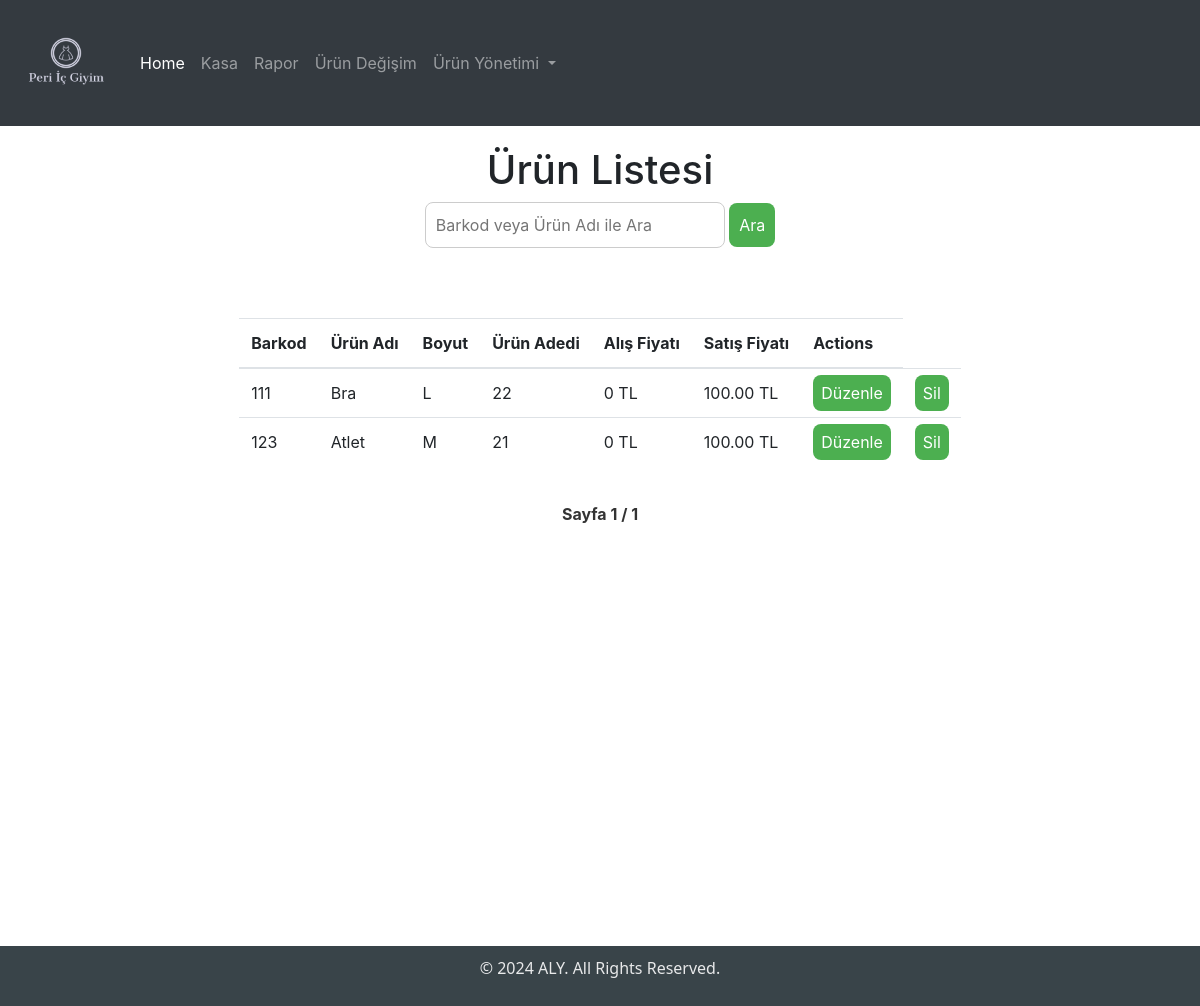
The page /urun-listesi/ (signed in) on the database as committed earlier.
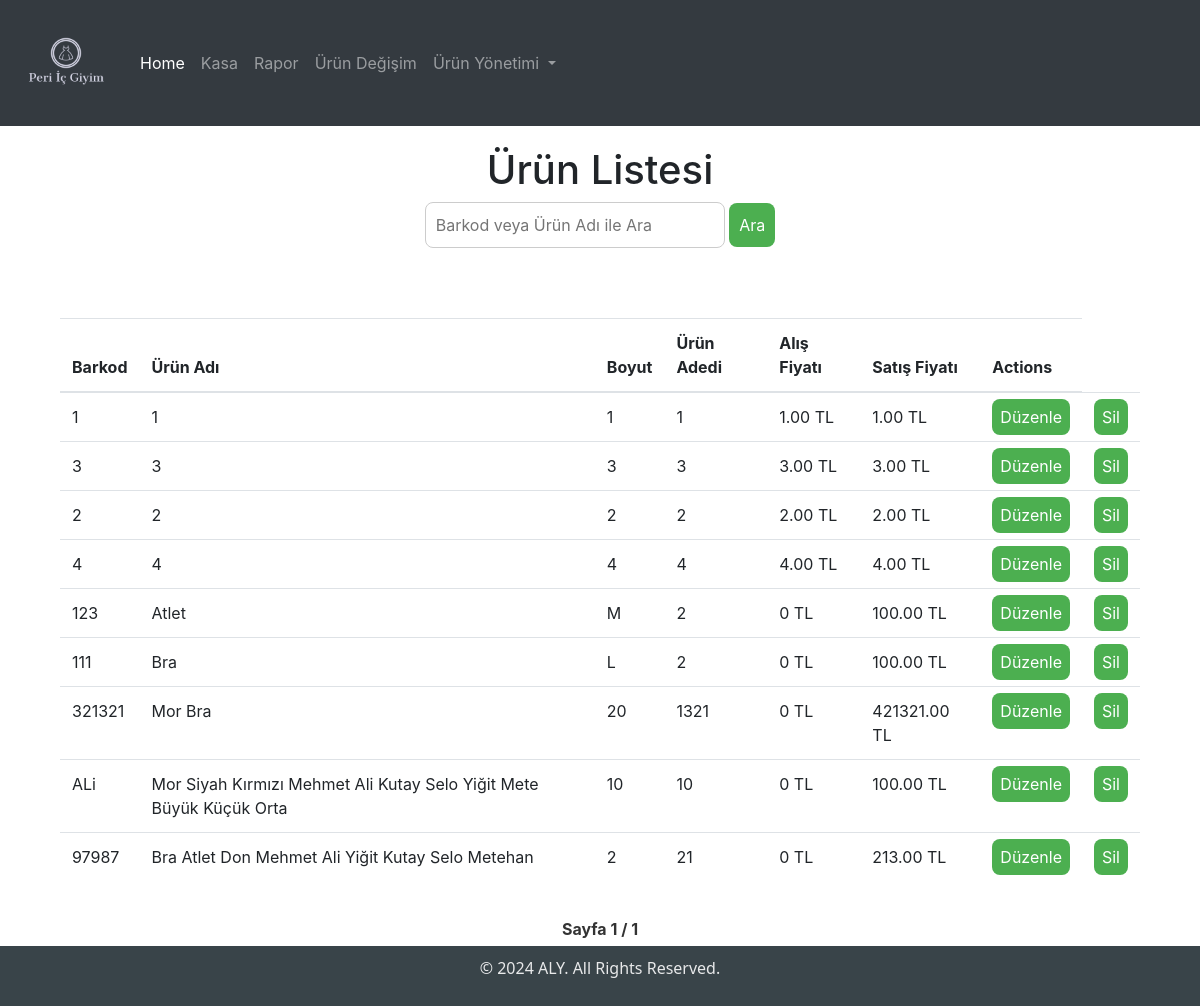
The same page on the database as committed later.
### myapp/models.py (models this page shows, shortened)
class Item(models.Model):
    barcode = models.CharField(max_length=100, null=True, unique=True)
    name = models.CharField(max_length=100)
    size = models.CharField(max_length=10)
    quantity = models.IntegerField(null=True)
    buy_price = models.DecimalField(max_digits=10, decimal_places=2, null=True, blank=True)
    sell_price = models.DecimalField(max_digits=10, decimal_places=2, null=True)
    updated = models.DateTimeField(auto_now=True)
    created = models.DateTimeField(auto_now_add=True)
    class Meta:
        ordering = ['-updated', '-created']

### myapp/views.py (the view)
# urls.py: path("urun-listesi/", views.urun_listesi, name="urun_listesi"),
@login_required
def urun_listesi(request):
    search_query = request.GET.get('search', '')  # Arama sorgusunu al
    if search_query:
        items = Item.objects.filter(
            barcode__icontains=search_query
        ) | Item.objects.filter(
            name__icontains=search_query
        )
    else:
        items = Item.objects.all()
    paginator = Paginator(items, 15)  # Her sayfada 15 ürün göster
    page_number = request.GET.get('page')  # Sayfa numarasını al
    page_obj = paginator.get_page(page_number)  # İlgili sayfayı al
    context = {
        "items": page_obj,  # `items` yerine `page_obj` gönder
        "page_obj": page_obj,  # Sayfalama bilgileri için
    }
    return render(request, "urun_listesi.html", context)

### myapp/templates/urun_listesi.html (shortened to what this page needs)
{% extends "base.html" %}
{% block content %}
{% load static %}
<link rel="stylesheet" href="{% static 'styles/urun_listesi.css' %}">
<div class="container">
    <h1>Ürün Listesi</h1>
    <form method="get" action="{% url 'urun_listesi' %}" id="searchForm">
        <input type="text" name="search" id="searchInput" placeholder="Barkod veya Ürün Adı ile Ara" value="{{ request.GET.search }}">
        <button type="submit">Ara</button>
    </form>
    <div class="table">
        <table id="productTable">
            <thead>
                <tr>
                    <th>Barkod</th>
                    <th>Ürün Adı</th>
                    <th>Boyut</th>
                    <th>Ürün Adedi</th>
                    <th>Alış Fiyatı</th>
                    <th>Satış Fiyatı</th>
                    <th>Actions</th>
                </tr>
            </thead>
            <tbody>
                {% for item in items %}
                <tr class="{% if item.quantity == 0 %}noneItem{% else %} {% endif %}">
                    <td>{{ item.barcode }}</td>
                    <td>{{ item.name }}</td>
                    <td>{{ item.size }}</td>
                    <td>
                        {% if item.quantity %}
                            {{ item.quantity }}
                        {% else %}
                            0
                        {% endif %}
                    </td>
                    <td>
                        {% if item.buy_price %}
                            {{ item.buy_price }} TL
                        {% else %}
                            0 TL
                        {% endif %}
                    </td>
                    <td>{{ item.sell_price }} TL</td>
                    <td><a class="action_btn" href="{% url 'urun_edit' item.id %}">Düzenle</a></td>
                    <td><a class="action_btn" href="{% url 'delete_item' item.id %}">Sil</a></td>
                </tr>
                {% empty %}
                <tr>
                    <td colspan="7">Ürün bulunamadı.</td>
                </tr>
                {% endfor %}
            </tbody>
        </table>
    </div>
    <div class="pagination">
        <span class="step-links">
            <span class="current">
                Sayfa {{ page_obj.number }} / {{ page_obj.paginator.num_pages }}
            </span>
        </span>
    </div>
</div>
{% endblock %}

### myapp/templates/base.html (shortened to what this page needs)
<!DOCTYPE html>
{% load static %}
<html lang="tr">
<head>
  <link rel="stylesheet" href="https://cdn.jsdelivr.net/npm/bootstrap@4.0.0/dist/css/bootstrap.min.css">
  <link rel="stylesheet" href="{% static 'styles/main.css' %}">
</head>
<body>
  <div class="container1">
    <nav class="navbar navbar-expand-lg navbar-dark bg-dark">
      <a class="navbar-brand" href="{% url 'Home' %}"><img src="{% static 'images/logo_transparent.png' %}" alt="logo"></a>
      <div class="collapse navbar-collapse" id="navbarSupportedContent">
        <ul class="navbar-nav mr-auto">
          <li class="nav-item active">
            <a class="nav-link" href="{% url 'Home' %}">Home <span class="sr-only">(current)</span></a>
          </li>
          <li class="nav-item">
            <a class="nav-link" href="{% url 'kasa' %}">Kasa</a>
          </li>
          <li class="nav-item">
            <a class="nav-link" href="{% url 'rapor' %}">Rapor</a>
          </li>
          <li class="nav-item">
            <a class="nav-link" href="{% url 'degisim' %}">Ürün Değişim</a>
          </li>
          <li class="nav-item dropdown">
            <a class="nav-link dropdown-toggle" href="#" id="navbarDropdown" role="button" data-toggle="dropdown" aria-haspopup="true" aria-expanded="false">
              Ürün Yönetimi
            </a>
          </li>
        </ul>
      </div>
    </nav>
    <div class="container">{% block content %}Peri İç Giyim{% endblock %}</div>
    <footer>
      <p>&copy; 2024 ALY. All Rights Reserved.</p>
    </footer>
  </div>
</body>
</html>

### static/styles/main.css (style rules this page uses)
img { width: 100px; }
body { display: flex; flex-direction: column; min-height: 100vh; margin: 0; }
footer { font-family: 'Segoe UI', Tahoma, Geneva, Verdana, sans-serif; font-size: 16px; background: #394449; width: 100%; text-align: center; padding: 10px 0; margin-top: auto; }
footer p { color: rgb(232, 233, 234); }

### static/styles/urun_listesi.css (style rules this page uses)
.container { display: flex; flex-direction: column; align-items: center; margin-top: 10px; flex-grow: 1; min-height: 100vh; }
.table { width: 100%; margin-top: 50px; display: flex; flex-direction: column; align-items: center; }
.action_btn { padding: 8px; font-size: 16px; background-color: #4CAF50; color: white; border: none; border-radius: 8px; cursor: pointer; }
form { margin-bottom: 20px; }
input[type="text"] { padding: 10px; font-size: 16px; border: 1px solid #ccc; border-radius: 8px; width: 300px; }
button { padding: 10px; font-size: 16px; background-color: #4CAF50; color: white; border: none; border-radius: 8px; cursor: pointer; }
.pagination { text-align: center; margin-top: 20px; }
.step-links a, .step-links .current { padding: 5px 10px; margin: 0 5px; text-decoration: none; color: #333; }
.step-links .current { font-weight: bold; }

Rows that differ between the two databases and show on the page:
added Item: barcode "1", name "1", size "1", quantity "1", buy_price "1.00", sell_price "1.00"
added Item: barcode "3", name "3", size "3", quantity "3", buy_price "3.00", sell_price "3.00"
added Item: barcode "2", name "2", size "2", quantity "2", buy_price "2.00", sell_price "2.00"
added Item: barcode "4", name "4", size "4", quantity "4", buy_price "4.00", sell_price "4.00"
changed Item "Atlet": quantity "21" → "2"; moves up the list
changed Item "Bra": quantity "22" → "2"
added Item: barcode "321321", name "Mor Bra", size "20", quantity "1321", shows "0 TL", sell_price "421321.00"
added Item: barcode "ALi", name "Mor Siyah Kırmızı Mehmet Ali Kutay Selo Yiğit Mete Büyük Küçük Orta", size "10", quantity "10", shows "0 TL", sell_price "100.00"
added Item: barcode "97987", name "Bra Atlet Don Mehmet Ali Yiğit Kutay Selo Metehan", size "2", quantity "21", shows "0 TL", sell_price "213.00"
